Frame 1 (no input): blank canvas, image omitted
Frame 60 (no input): blank canvas, image omitted
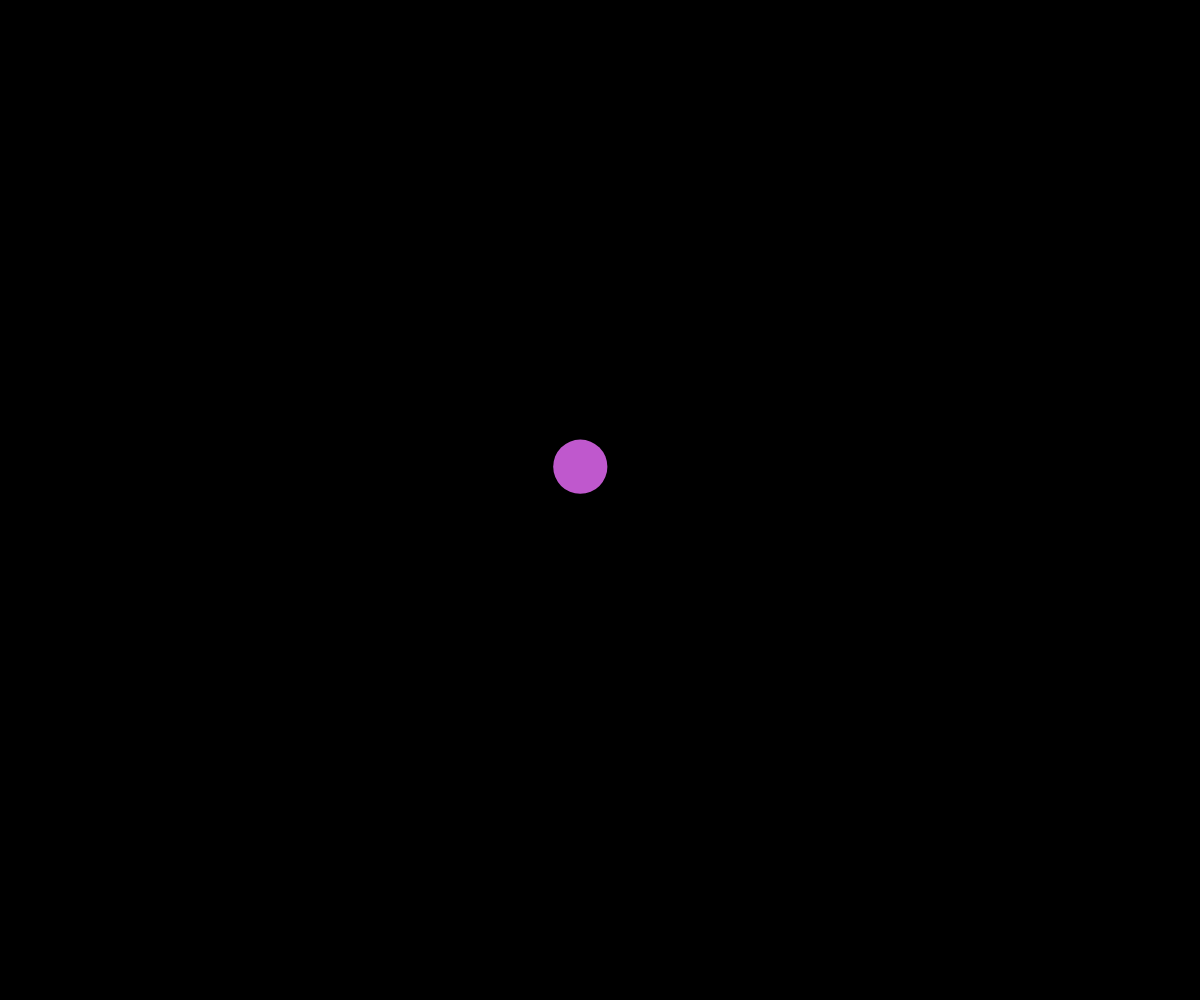
Frame 120 (the mouse pressed at the canvas centre since frame 60)

The p5.js sketch whose frames 1 and 60 were blank and that drew this single picture after the mouse press (run headless with seeded random() and noise() and a simulated clock; from frame 60 on, the mouse is pressed at the canvas centre):

// p5.js sketch
// ── sketch.js
// Connected Nodes OOP Demo

let nodes = [];

function setup() {
  createCanvas(windowWidth, windowHeight);
}

function draw() {
  background(0);

  // draw lines first
  for (let node of nodes){
    node.update();
    node.connectTo(nodes);
  }

  // draw circles over the lines
  for (let node of nodes){
    node.display();
  }
}

function mousePressed(){
  nodes.push(new Point(mouseX, mouseY));
}

class Point {
  constructor(_x, _y){
    this.x = _x;
    this.y = _y;

    this.currentRadius;
    this.minRadius = 15;
    this.maxRadius = 30;
    
    this.xTime = random(1000);
    this.yTime = random(1000);

    this.speed = 5;
    this.deltaTime = 0.05;

    this.colour = color(random(255), random(255), random(255));
    this.reach = 200;
    this.currentLineSize;
    this.minLineSize = 1;
    this.maxLineSize = 20;
  }

  display(){
    noStroke();
    fill(this.colour);
    circle(this.x, this.y, this.currentRadius * 2);
  }

  update(){
    this.move();
    this.wrapAroundScreen();
    this.mouseIsNear();
  }

  connectTo(nodesArray){
    for (let otherNode of nodesArray){
      if (this !== otherNode){
        let distanceApart = dist(this.x, this.y, otherNode.x, otherNode.y);

        if (distanceApart < this.reach){
          let lineSize = map(distanceApart, 0, this.reach, this.maxLineSize, this.minLineSize);
          this.currentLineSize = lineSize;

          stroke(this.colour);
          strokeWeight(this.currentLineSize);
          line(this.x, this.y, otherNode.x, otherNode.y);
        }
      }
    }
  }



  wrapAroundScreen(){
    if (this.y < -this.currentRadius){
      this.y += height + this.currentRadius * 2;
    }
    if (this.y > height + this.currentRadius){
      this.y -= height + this.currentRadius * 2;
    }
    if (this.x < -this.currentRadius){
      this.x += width + this.currentRadius * 2;
    }
    if (this.x > width + this.currentRadius){
      this.x -= width + this.currentRadius * 2;
    }
  }

  move(){
    let dx = noise(this.xTime);
    let dy = noise(this.yTime);

    // scale from 0 - 1 to movement speed
    dx = map(dx, 0, 1, -this.speed, this.speed);
    dy = map(dy, 0, 1, -this.speed, this.speed);

    // move point
    this.x += dx;
    this.y += dy;

    // move on time axis
    this.xTime += this.deltaTime;
    this.yTime += this.deltaTime;
  }

  mouseIsNear(){
    let mouseDistance = dist(mouseX, mouseY, this.x, this.y);

    if (mouseDistance < this.reach){
      let theSize = map(mouseDistance, 0, this.reach, this.maxRadius, this.minRadius);
      this.currentRadius = theSize;
    }
    else{
      this.currentRadius = this.minRadius;
    }
  }
}
